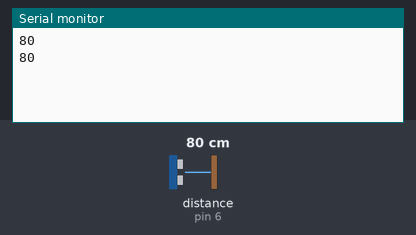
Bench run of a sketch on a simulated Arduino Uno, built with avr-gcc and run on an emulated ATmega328P. Parts: the last lines printed to the serial monitor. Wiring (inferred from the names in the program): ultrasonic range finder: trigger pin 7; echo pin 6. The inputs (shaded band) are chosen by the test bench; at power-on: distance to the obstacle (sensor on pin 6) 80 cm. The echo pulse lasts 58.3 µs per cm.

Above: at 1.8 s.
1.9 s: distance to the obstacle (sensor on pin 6) set to 2 cm
At 2.8 s:
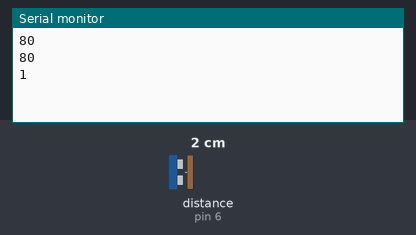
3.4 s: distance to the obstacle (sensor on pin 6) set to 4 cm
At 4.8 s:
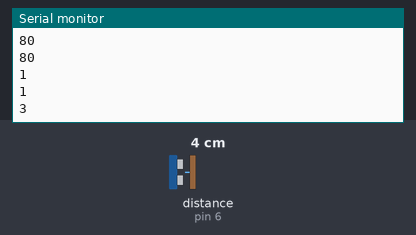
Timing chart, 0 to 6.4 s (numbered marks = the images above; inputs shaded):
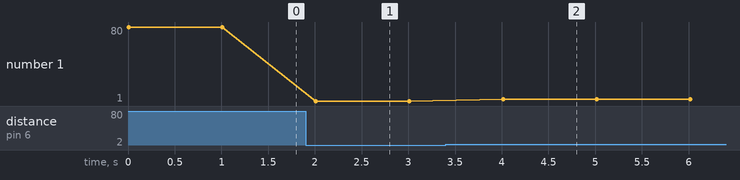

The sketch:

ultrasonic_sensor.ino
```cpp
int trig=7;
int echo=6;
long timeInMicro;
long distanceInCm;  //ultrasonic sensor can read distance between 2 to 400 cm;

void setup(){
  Serial.begin(9600);
  pinMode(trig, OUTPUT);
  pinMode(echo, INPUT);
}

void loop(){
  digitalWrite(trig, LOW);
  delayMicroseconds(5);
  digitalWrite(trig, HIGH);
  delayMicroseconds(100);
  digitalWrite(trig, LOW);
  timeInMicro=pulseIn(echo, HIGH);
  distanceInCm=timeInMicro/29/2;   // speed of light in air (= 0. 03cm/microsecond), distance = time*speed
  Serial.println(distanceInCm);
  delay(1000);

}
```

Measured:
- after the input at 1.9 s, the serial monitor: prints a new line after 0.11 s (image 1)
- after the input at 3.4 s, the serial monitor: prints a new line after 0.61 s (image 2)
- plotted number 1: 80 → 1 after the input at 1.9 s, 1 → 3 after the input at 3.4 s
